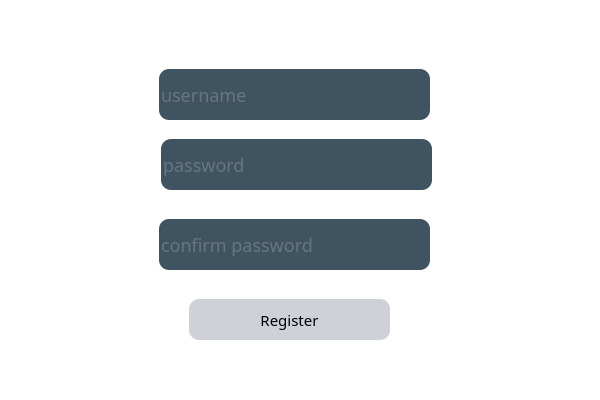
<?xml version="1.0" encoding="UTF-8"?>
<ui version="4.0">
 <class>_registerClass</class>
 <widget class="QMainWindow" name="_registerClass">
  <property name="geometry">
   <rect>
    <x>0</x>
    <y>0</y>
    <width>600</width>
    <height>400</height>
   </rect>
  </property>
  <property name="minimumSize">
   <size>
    <width>600</width>
    <height>400</height>
   </size>
  </property>
  <property name="maximumSize">
   <size>
    <width>600</width>
    <height>400</height>
   </size>
  </property>
  <property name="windowTitle">
   <string>xiuxian</string>
  </property>
  <property name="styleSheet">
   <string notr="true"/>
  </property>
  <widget class="QWidget" name="centralWidget">
   <property name="styleSheet">
    <string notr="true">*{
	background:rgb(255, 255, 255);
	font-size:15px;
	font-family:Century Gothic,sans-serif;
}
QFrame{
	border:sold 10px rgba(0,0,0);
	
	background-image: url(:/xiuxian/images/backgroundlogin.jpg);
}
QLineEdit{
	color: #8d98a1;
	background-color:#405361;
	font-size:18px;
	border-style:outset;
	border-radius:10px;
}

QCheckBox{
	background:rgba(85,170,225,0);
	color:white;
}

QPushButton:pressed{
	background-color:#405361;
	border-style:inset;
}</string>
   </property>
   <widget class="QFrame" name="frame">
    <property name="geometry">
     <rect>
      <x>-1</x>
      <y>-31</y>
      <width>600</width>
      <height>600</height>
     </rect>
    </property>
    <property name="frameShape">
     <enum>QFrame::StyledPanel</enum>
    </property>
    <property name="frameShadow">
     <enum>QFrame::Raised</enum>
    </property>
    <widget class="QLineEdit" name="userEdit">
     <property name="geometry">
      <rect>
       <x>160</x>
       <y>100</y>
       <width>271</width>
       <height>51</height>
      </rect>
     </property>
     <property name="toolTipDuration">
      <number>0</number>
     </property>
     <property name="statusTip">
      <string/>
     </property>
     <property name="text">
      <string/>
     </property>
     <property name="placeholderText">
      <string>username</string>
     </property>
    </widget>
    <widget class="QLineEdit" name="pwdEdit">
     <property name="geometry">
      <rect>
       <x>162</x>
       <y>170</y>
       <width>271</width>
       <height>51</height>
      </rect>
     </property>
     <property name="echoMode">
      <enum>QLineEdit::Normal</enum>
     </property>
     <property name="placeholderText">
      <string>password</string>
     </property>
    </widget>
    <widget class="QPushButton" name="registerBtn">
     <property name="geometry">
      <rect>
       <x>190</x>
       <y>330</y>
       <width>201</width>
       <height>41</height>
      </rect>
     </property>
     <property name="styleSheet">
      <string notr="true">QPushButton{
	background:#ced1d8;
	border-style:outset;
	border-radius:10px;
}
QPushButton:pressed{
	background-color:#405361;
	border-style:inset;
}
</string>
     </property>
     <property name="text">
      <string>Register</string>
     </property>
    </widget>
    <widget class="QPushButton" name="minBtn">
     <property name="geometry">
      <rect>
       <x>540</x>
       <y>30</y>
       <width>25</width>
       <height>25</height>
      </rect>
     </property>
     <property name="minimumSize">
      <size>
       <width>25</width>
       <height>25</height>
      </size>
     </property>
     <property name="maximumSize">
      <size>
       <width>25</width>
       <height>25</height>
      </size>
     </property>
     <property name="styleSheet">
      <string notr="true">QPushButton{
	image: url(:/xiuxian/images/min.png);
	border:none;
	background:transparent;
}
QPushButton:pressed{
	background-color:#405361;
	border-style:inset;
}
</string>
     </property>
     <property name="text">
      <string/>
     </property>
    </widget>
    <widget class="QPushButton" name="closeBtn">
     <property name="geometry">
      <rect>
       <x>570</x>
       <y>30</y>
       <width>25</width>
       <height>25</height>
      </rect>
     </property>
     <property name="minimumSize">
      <size>
       <width>25</width>
       <height>25</height>
      </size>
     </property>
     <property name="maximumSize">
      <size>
       <width>25</width>
       <height>25</height>
      </size>
     </property>
     <property name="styleSheet">
      <string notr="true">QPushButton{
	image: url(:/xiuxian/images/close.png);
	border:none;
	background:transparent;
}
QPushButton:pressed{
	background-color:#405361;
	border-style:inset;
}
</string>
     </property>
     <property name="text">
      <string/>
     </property>
    </widget>
    <widget class="QLineEdit" name="cfpwdEdit">
     <property name="geometry">
      <rect>
       <x>160</x>
       <y>250</y>
       <width>271</width>
       <height>51</height>
      </rect>
     </property>
     <property name="echoMode">
      <enum>QLineEdit::Normal</enum>
     </property>
     <property name="placeholderText">
      <string>confirm password</string>
     </property>
    </widget>
    <widget class="QPushButton" name="minBtn_2">
     <property name="geometry">
      <rect>
       <x>0</x>
       <y>30</y>
       <width>25</width>
       <height>25</height>
      </rect>
     </property>
     <property name="minimumSize">
      <size>
       <width>25</width>
       <height>25</height>
      </size>
     </property>
     <property name="maximumSize">
      <size>
       <width>25</width>
       <height>25</height>
      </size>
     </property>
     <property name="styleSheet">
      <string notr="true">QPushButton{
	
	image: url(:/xiuxian/images/arrow-left-circle.svg);
	border:none;
	background:transparent;
}
QPushButton:pressed{
	background-color:#405361;
	border-style:inset;
}
</string>
     </property>
     <property name="text">
      <string/>
     </property>
    </widget>
   </widget>
  </widget>
 </widget>
 <layoutdefault spacing="6" margin="11"/>
 <resources/>
 <connections/>
</ui>
